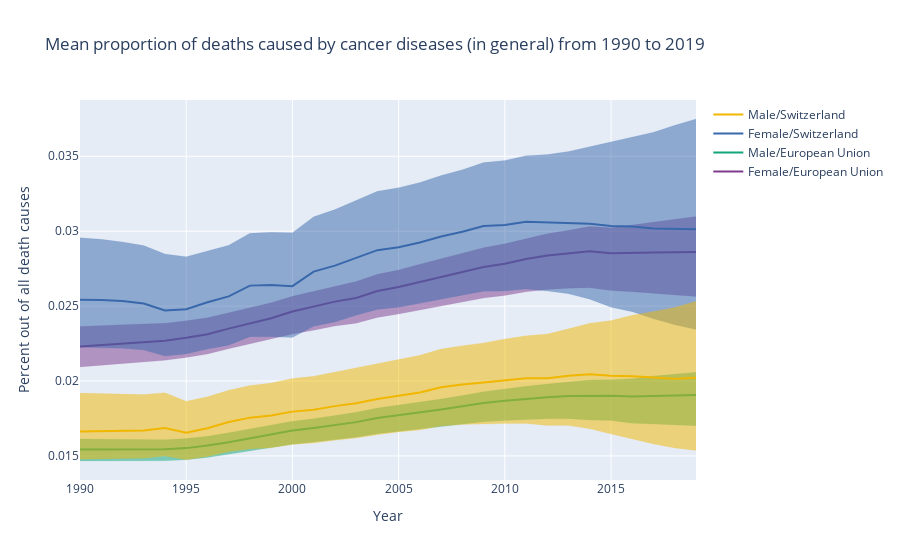

The cell this chart's notebook holds for it:
### Code cell
fig = go.Figure()
i=0
for location, group_l in data_percent[data_percent.measure_name=='Deaths'].groupby(['location_name','sex_name','year'])[['val','lower','upper']].mean().reset_index().groupby('location_name'):
    for sex, group_s in group_l.groupby('sex_name'):
        fig.add_trace(go.Scatter(x=group_s['year'], y=group_s['val'], name=f'{sex}/{location}' ,line_color=colors[i],opacity=1))
        fig.add_trace(go.Scatter(x=group_s['year'], y=group_s['lower'], fill=None, mode='lines',hoverinfo='skip',line_color=colors[i],line_width=0.1,showlegend=False))
        fig.add_trace(go.Scatter(x=group_s['year'], y=group_s['upper'], fill='tonexty', mode='lines',hoverinfo='skip',line_color=colors[i],line_width=0.1,showlegend=False))
        i+=1
fig.update_xaxes(title_text="Year")
fig.update_yaxes(title_text="Percent out of all death causes")
fig.update_layout(hovermode='x unified', title='Mean proportion of deaths caused by cancer diseases (in general) from 1990 to 2019')
fig.show()
